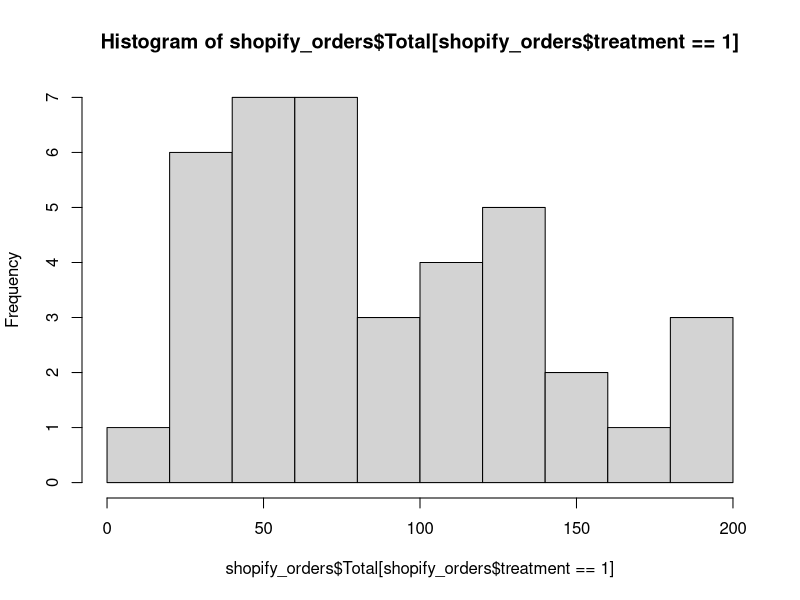
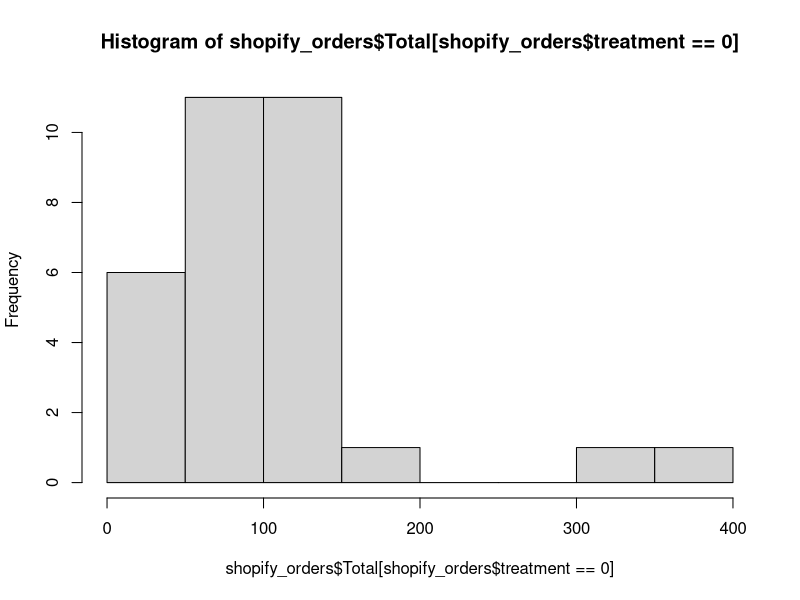
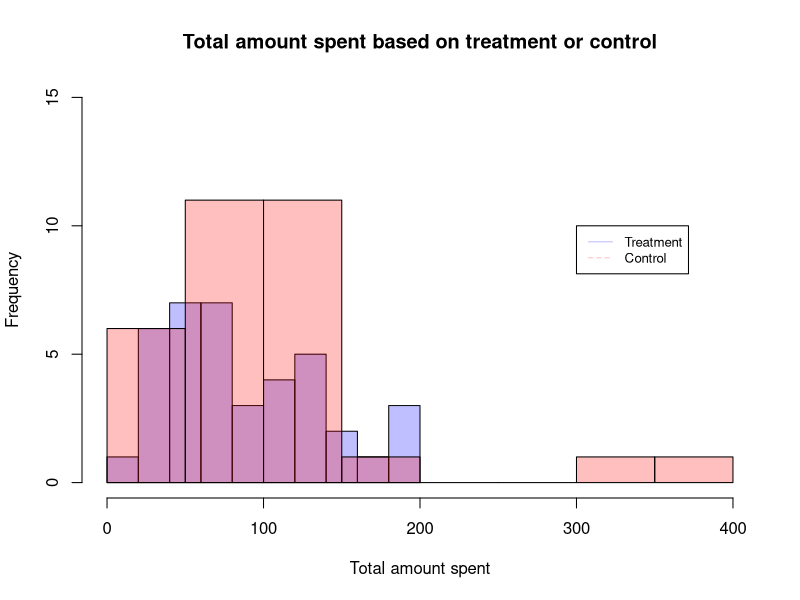

Reproduce these figures in R, in order.
## ---- chunk 1
knitr::opts_chunk$set(echo = TRUE)
## ---- chunk 2
library(tidyverse)
library(dbplyr)
library(data.table)
## ---- chunk 3
# all_contacts = all of the emails in the address book
all_contacts <- fread("casoncouture_contacts.csv")

# splitting the emails into treatment & control groups
treatment_emails <- fread("treatment_emails.csv")
control_emails <- fread("control_emails.csv")

# shopify_orders since the start of the campaign
shopify_orders <- fread("final_shopify.csv")

# constant_contact shows the click through & open rate of each email sent in the campaign
constant_contact <- fread("constant_contact.csv")

## ---- chunk 4
all_contacts
shopify_orders
constant_contact
## ---- chunk 5
shopify_orders <- drop_na(shopify_orders, any_of('Paid at'))
shopify_orders <- shopify_orders[shopify_orders$`Paid at` >= '2021-03-08']
shopify_orders$treatment <- shopify_orders[ , ifelse(shopify_orders$Email %in% treatment_emails$emails, 1, 0)]
shopify_orders
## ---- chunk 6
p1<-hist(shopify_orders$Total[shopify_orders$treatment == 1])
p2<-hist(shopify_orders$Total[shopify_orders$treatment == 0])
plot( p1, col=rgb(0,0,1,1/4), ylim = c(0,15),xlim = c(0,400) , main = 'Total amount spent based on treatment or control', xlab = 'Total amount spent')  # first histogram
plot( p2, col=rgb(1,0,0,1/4), add=T, ylim =c(0,15),xlim = c(0,400) )  # second
legend(300,10, legend=c("Treatment", "Control"), col=c(rgb(0,0,1,1/4), rgb(1,0,0,1/4)), lty=1:2, cex=0.8)
## ---- chunk 7
#num orders treatment
total_treatment_orders <- sum(shopify_orders$treatment == 1)
#num orders control
total_control_orders <- sum(shopify_orders$treatment == 0)

paste('Total Number of Orders:', total_treatment_orders+total_control_orders)
paste('ATE Number of Orders:', total_treatment_orders-total_control_orders)
## ---- chunk 8
# total revenue treatment
avg_treatment_revenue <- sum(shopify_orders$Total[shopify_orders$treatment == 1])

#total revenue control
avg_control_revenue <- sum(shopify_orders$Total[shopify_orders$treatment == 0])

ATE_revenue <- avg_treatment_revenue - avg_control_revenue
ATE_revenue
## ---- chunk 9
# randomization inference 
ri <- rep(NA, 1000)
for(x in 1:1000) {
  ri[x] <- shopify_orders[ , .(the_mean = sum(Total)), keyby = .(sample(treatment))][ , diff(the_mean)]
}
## ---- chunk 10
pvalue <- function(ri, ATE) {
total <- (sum(ri >= ATE) + sum(ri <= -ATE)) / length(ri)
return(total)
}
pvalue(ri, ATE_revenue)
## ---- chunk 11
#hopefully get more data for control 
t.test(shopify_orders$Total[shopify_orders$treatment == 1], shopify_orders$Total[shopify_orders$treatment == 0])
## ---- chunk 12
# click through rate treatment
avg_treatment_click <- mean(constant_contact$click_rate[constant_contact$treat_or_control == 1])

# click through rate control
avg_control_click <- mean(constant_contact$click_rate[constant_contact$treat_or_control == 0])

ATE_click <- avg_treatment_click - avg_control_click
ATE_click
## ---- chunk 13
# randomization inference 
# click rate

ri_click <- rep(NA, 1000)
for(x in 1:1000) {
  ri_click[x] <- constant_contact[ , .(the_mean = mean(click_rate)), keyby = .(sample(treat_or_control))][ , diff(the_mean)]
}
## ---- chunk 14
pvalue <- function(ri, ATE) {
total <- (sum(ri >= ATE) + sum(ri <= -ATE)) / length(ri)
return(total)
}
pvalue(ri_click, ATE_click)
## ---- chunk 15
t.test(constant_contact$click_rate[constant_contact$treat_or_control == 1], constant_contact$click_rate[constant_contact$treat_or_control == 0])

## ---- chunk 16
# click through rate treatment
avg_treatment_open <- mean(constant_contact$open_rate[constant_contact$treat_or_control == 1])

# click through rate control
avg_control_open <- mean(constant_contact$open_rate[constant_contact$treat_or_control == 0])

ATE_open <- avg_treatment_open - avg_control_open
ATE_open
## ---- chunk 17
# randomization inference 
# click rate

ri_open <- rep(NA, 1000)
for(x in 1:1000) {
  ri_open[x] <- constant_contact[ , .(the_mean = mean(open_rate)), keyby = .(sample(treat_or_control))][ , diff(the_mean)]
}
## ---- chunk 18
pvalue <- function(ri, ATE) {
total <- (sum(ri >= ATE)) / length(ri)
return(total)
}
pvalue(ri_open, ATE_open)
## ---- chunk 19
t.test(constant_contact$open_rate[constant_contact$treat_or_control == 1],constant_contact$open_rate[constant_contact$treat_or_control == 0])
